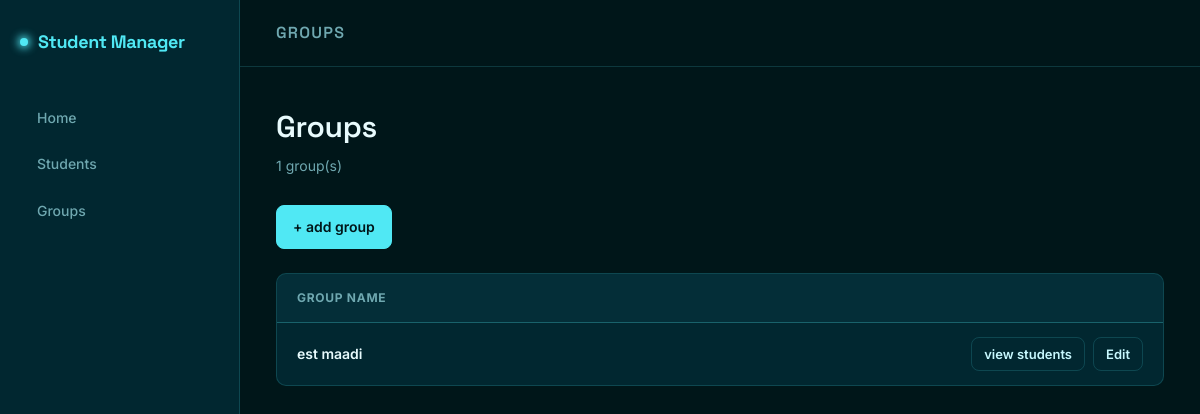
Before: /group with the older database file.
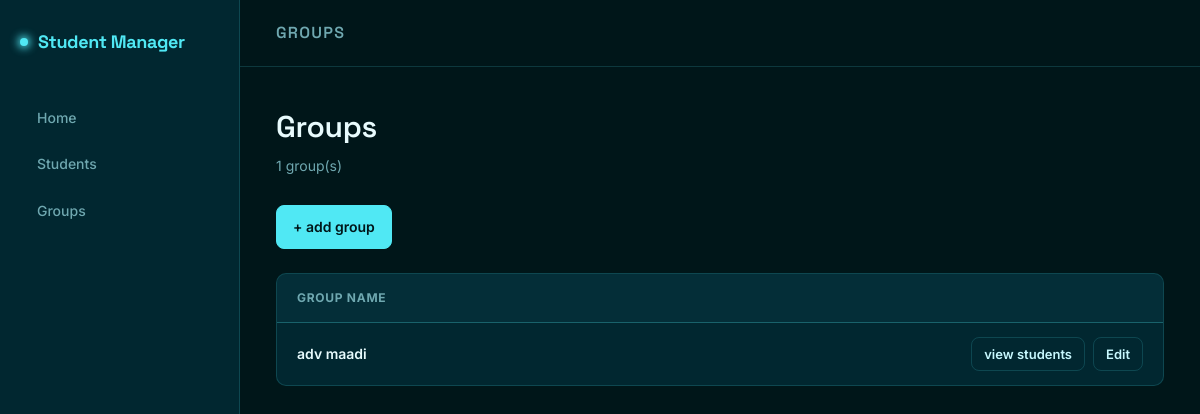
After: the same page with the newer database file.
### models/groups.py (models this page shows)
class Groups(db.Model):
    __tablename__ = "group"
    id = db.Column(db.Integer, primary_key=True)
    name = db.Column(db.String(50))

### routes/groups.py (the view)
@groups.route("/group")
def group():
    group = Groups.query.all()
    return render_template("group.html", group=group, name="Groups")

### templates/group.html (shortened to what this page needs)
{% extends "base.html"%}
{%block body%}
<section class="recorded-page">
    <div class="recorded-header">
       <h1>Groups</h1>
       <p class="subtitle">{{group|length}} group(s)</p>
    </div>
</section>
<div class="actions-row">
    <a class="btn btn-primary" href="{{url_for('groups.add_group')}}">+ add group</a>
</div>
<div class="table-wrap">
    <table class="data-table">
        <thead>
            <tr>
                <th>Group Name</th>
                <th></th>
            </tr>
        </thead>
        <tbody>
            {%for group in group%}
            <tr>
                <td class="primary-cell">{{group.name}}</td>
                <td class="actions">
                    <a class="btn btn-sm" href="{{url_for('groups.group_students', group_id=group.id)}}">view students</a>
                    <a class="btn btn-sm" href="{{url_for('groups.edit_group', group_id=group.id)}}">Edit</a>
                </td>
            </tr>
            {%endfor%}
        </tbody>
    </table>
</div>
{%endblock%}

Changed rows visible on the page:
changed Groups: name "est maadi" → "adv maadi"
